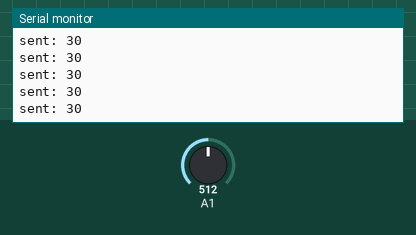
Bench run of a sketch on a simulated Arduino Nano, built with avr-gcc and run on an emulated ATmega328P. Shown: the last lines printed to the serial monitor. The inputs (shaded band) are chosen by the test bench; at power-on: A1 = 512. No radio packets arrive unless stated.

Above: at 1.2 s.
1.3 s: A1 set to 716
At 1.58 s:
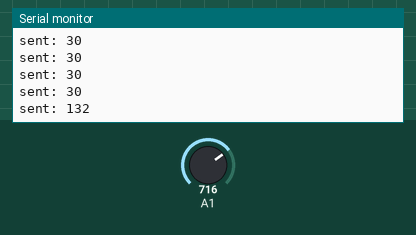
2.8 s: A1 set to 900
At 2.99 s:
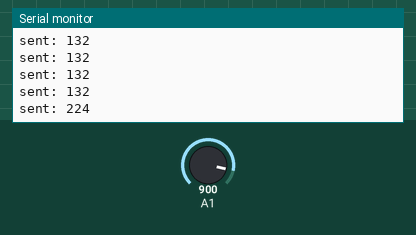
Timing chart, 0 to 5.8 s (numbered marks = the images above; inputs shaded):
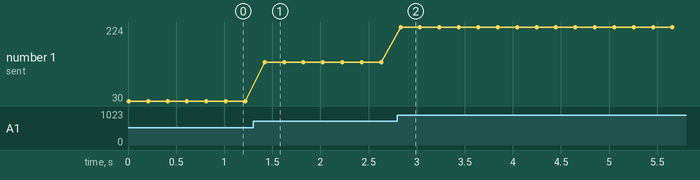

The sketch:

nano.ino
```cpp
#include<SPI.h>
#include<nRF24L01.h>
#include<RF24.h>

int x;
int y;


RF24 radio(9,10);

const byte address[6] = "00001";
long int pot = 0;
char msg[32] = "hello brothers";

void setup() {
  Serial.begin(9600);
  pinMode(A0, INPUT);
  //pinMode(A1, INPUT);


  radio.begin();
  radio.openWritingPipe(address);
  radio.setPALevel(RF24_PA_MIN);
  //radio.setDataRate(RF24_250KBPS);
  radio.stopListening();

}

int num = 0;
void loop() {
  //x = analogRead(A0);
  //Serial.println(x);
  /*x = map(x,0,1023,0,180);
  y = analogRead(A1);
  y = map(y,0,1023,0,180);
  */

  //msg = "x: " + String(x) + " | y: " + String(y);
  pot = analogRead(A1);

  num = (pot - 451) / 2;
  if(num < 0){
    num = 0;
  }

  radio.write(&pot,sizeof(pot));
  Serial.print("sent: ");
  Serial.println(num);

  delay(200);
}
```

Measured:
- after the input at 1.3 s, the serial monitor: prints a new line after 0.12 s (image 1)
- after the input at 2.8 s, the serial monitor: prints a new line at once (image 2)
- plotted number 1: 30 → 132 after the input at 1.3 s, 132 → 224 after the input at 2.8 s
